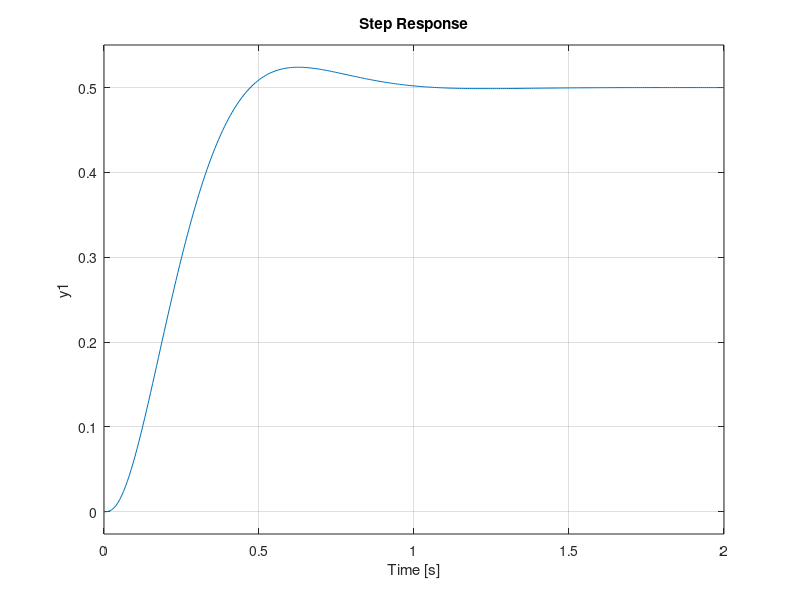

Source code (MATLAB):
clc
clear all
close all

%{
    Deseja-se que o sistema siga uma referência do tipo degrau com erro
    nulo. Adicionalmente, os polos de malha fechada devem ser
    s1,2 = −5 ± j3√3 e s3 = −50. Para isso, utiliza-se a estrutura de
    controle abaixo com os seguintes ganhos K=[2600, 352, 30] e kr=2600
%}

A = [0 1 0 ; 0 0 1 ; 0 -200 -30];
B = [0 ; 0 ; 1];
C = [1 0 0];
D = 0;

sys = ss(A, B, C, D);

K = [2600 352 30];
Kr = 2600;

%{
    a) Os elementos das matrizes AMF, BMF e CMF são:
%}

Amf = A - B * K
Bmf = B * Kr
Cmf = C

sysMF = ss(Amf, Bmf, Cmf, D);

%{
    b) O ganho CC do sistema compensado vale:
%}

dc_gain = dcgain(sysMF)

%{
    c) O erro em regime permanente para o sistema compensado para uma
    referência do tipo degrau unitário vale:

    e(∞) = r(∞) - r(∞) * dc_gain
    e(∞) = 0
%}

%{
    d) Logo, a saída em regime permanente do sistema compensado para
    uma referência do tipo degrau unitário vale:
%}

[num, den] = ss2tf(Amf, Bmf, Cmf, D)
Gmf = tf(num, den)
step(sysMF)

%{
    e) Supondo uma variação paramétrica na matriz C do sistema, isto é,
    C=[0,500] o erro em regime permanente para o sistema compensado
    para uma referência do tipo degrau unitário vale:
%}

Cvar = [0.5 0 0]
sysMF_var = ss(Amf, Bmf, Cvar, D);

dc_gain_var = dcgain(sysMF_var)
step(sysMF_var)

%{
    Validando os polos em malha fechada do sistema
%}

eig(Amf)


